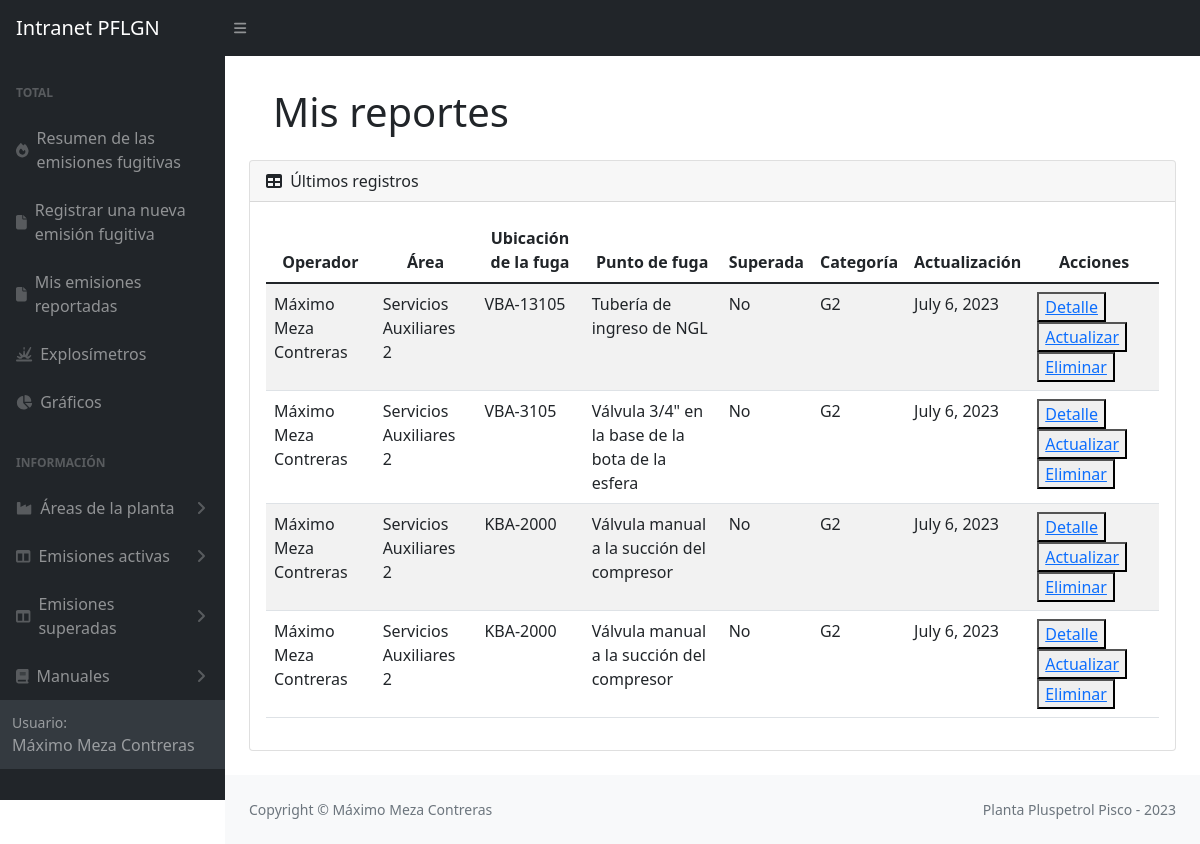
Before: /listaMisReportes/ (signed in) with the older database file.
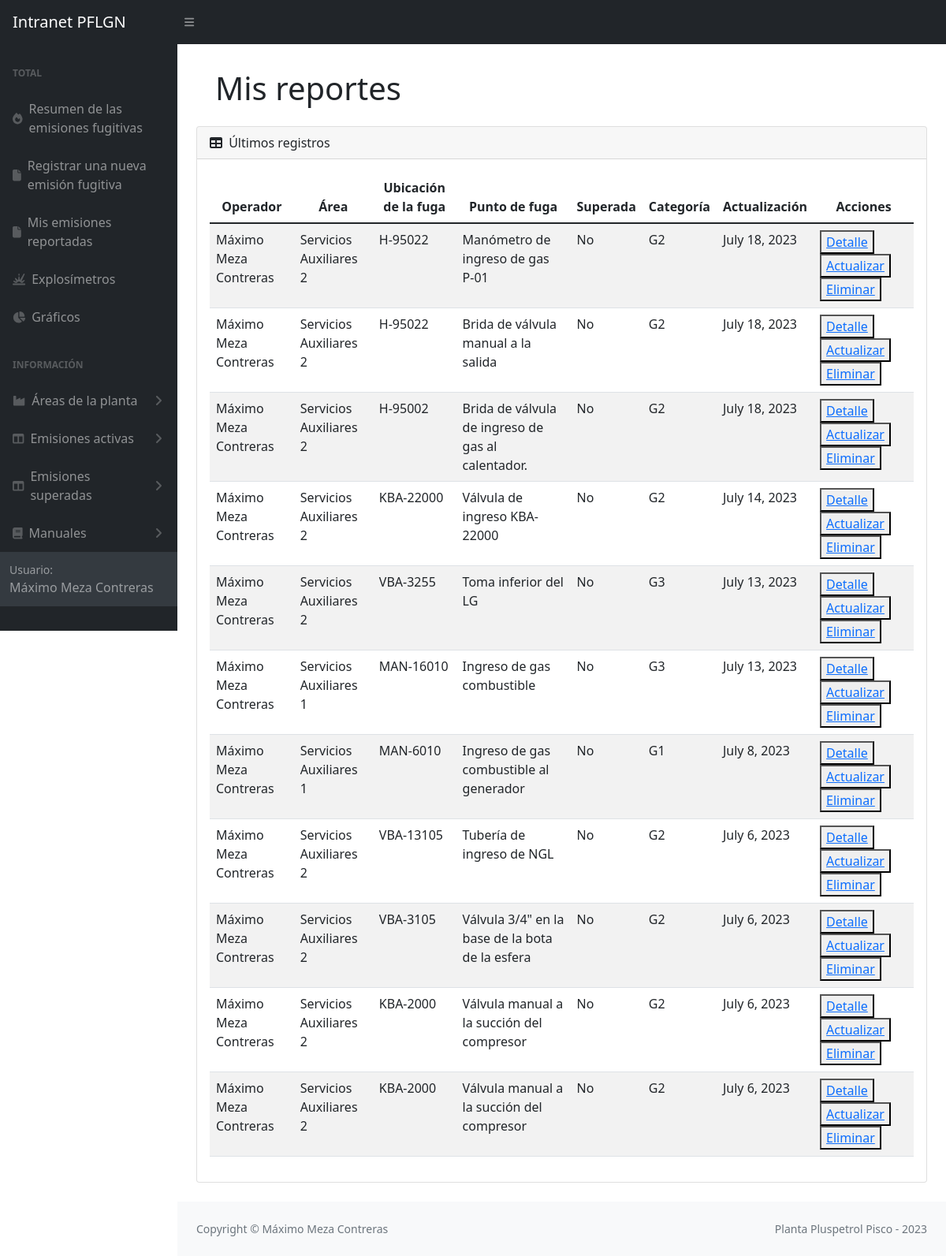
After: the same page with the newer database file.
### emisiones/models.py (models this page shows, shortened)
class Emision(models.Model):
    site = models.CharField(max_length=20, choices=SITE_CHOICES, default='Pisco')
    yacimiento = models.CharField(max_length=100, choices=YACIMIENTO_CHOICES, default='Pisco')
    area = models.CharField(max_length=100)
    sistema = models.CharField(max_length=100)
    ubicacion = models.TextField(max_length=200)
    fuga = models.TextField(max_length=300)
    fluido = models.CharField(max_length=100)
    sustancia = models.CharField(max_length=100)
    componente = models.CharField(max_length=100)
    instalacion = models.CharField(max_length=100)
    tamAccesorio = models.CharField(max_length=100)
    medicion = models.PositiveIntegerField()
    medicion15 = models.CharField(max_length=100)
    presion = models.CharField(max_length=100)
    ciclado = models.CharField(max_length=50)
    ignicion = models.CharField(max_length=50)
    localizacion = models.CharField(max_length=50)
    usuario = models.ForeignKey(User, on_delete=models.SET_NULL, null=True)
    fechaReporte = models.DateField()
    updated_at = models.DateTimeField(null=True)
    created_at = models.DateField(auto_now_add=True,null=True)
    emisionSuperada = models.BooleanField(default=False)
    FCF = models.PositiveSmallIntegerField(null=True)
    categoria = models.CharField(max_length=10, null=True)
    imagen = models.ImageField(upload_to='images_emisiones', null=True)

### emisiones/views.py (the view)
# urls.py: path('listaMisReportes/', views.userEmisiones, name='listaMisReportes'),
def userEmisiones(request):
    Emisiones = Emision.objects.filter(usuario=request.user).order_by('-updated_at')
    return render (request, 'userEmisiones.html',{'Emisiones' : Emisiones})

### emisiones/templates/userEmisiones.html (shortened to what this page needs)
{% extends 'partials/_barraLateralEmisiones.html' %}
{% block content %}
<div class="container mt-2">
    <main>
        <div class="container-fluid px-4">
            <h1 class="mt-4 mb-4">Mis reportes</h1>
        </div>
        <div class="card mb-4">
            <div class="card-header">
                <i class="fas fa-table me-1"></i>
                Últimos registros
            </div>
            <div class="card-body">
                <table class="table table-striped table-responsive" id="datatablesSimple">
                    <thead>
                        <tr>
                            <th>Operador</th>
                            <th>Área</th>
                            <th>Ubicación de la fuga</th>
                            <th>Punto de fuga</th>
                            <th>Superada</th>
                            <th>Categoría</th>
                            <th>Actualización</th>
                            <th>Acciones</th>
                        </tr>
                    </thead>
                    <tbody>
                        {% for Emision in Emisiones %}
                        <tr>
                            <td>{{Emision.usuario.first_name}} {{Emision.usuario.last_name}} </td>
                            <td>{{Emision.area}}</td>
                            <td>{{Emision.ubicacion}}</td>
                            <td>{{Emision.fuga}}</td>
                            {% if Emision.emisionSuperada %}
                                <td>Si</td>
                            {% else %}
                                <td>No</td>
                            {% endif %}
                            <td>{{Emision.categoria}}</td>
                            <td>{{Emision.created_at}}</td>
                            <td>
                                <button><a href="{% url 'detalleEmisiones' Emision.id %}">Detalle</a></button>
                                <button><a href="#">Actualizar</a></button>
                                <button><a href="#">Eliminar</a></button>
                            </td>
                        </tr>
                        {% endfor %}
                    </tbody>
                </table>
            </div>
        </div>
    </main>
{% endblock %}

Changed rows visible on the page:
added Emision: usuario.first_name "Máximo", usuario.last_name "Meza Contreras", area "Servicios Auxiliares 2", ubicacion "H-95022", fuga "Manómetro de ingreso de gas P-01", emisionSuperada "No", categoria "G2", created_at "July 18, 2023"
added Emision: usuario.first_name "Máximo", usuario.last_name "Meza Contreras", area "Servicios Auxiliares 2", ubicacion "H-95022", fuga "Brida de válvula manual a la salida", emisionSuperada "No", categoria "G2", created_at "July 18, 2023"
added Emision: usuario.first_name "Máximo", usuario.last_name "Meza Contreras", area "Servicios Auxiliares 2", ubicacion "H-95002", fuga "Brida de válvula de ingreso de gas al calentador.", emisionSuperada "No", categoria "G2", created_at "July 18, 2023"
added Emision: usuario.first_name "Máximo", usuario.last_name "Meza Contreras", area "Servicios Auxiliares 2", ubicacion "KBA-22000", fuga "Válvula de ingreso KBA-22000", emisionSuperada "No", categoria "G2", created_at "July 14, 2023"
added Emision: usuario.first_name "Máximo", usuario.last_name "Meza Contreras", area "Servicios Auxiliares 2", ubicacion "VBA-3255", fuga "Toma inferior del LG", emisionSuperada "No", categoria "G3", created_at "July 13, 2023"
added Emision: usuario.first_name "Máximo", usuario.last_name "Meza Contreras", area "Servicios Auxiliares 1", ubicacion "MAN-16010", fuga "Ingreso de gas combustible", emisionSuperada "No", categoria "G3", created_at "July 13, 2023"
added Emision: usuario.first_name "Máximo", usuario.last_name "Meza Contreras", area "Servicios Auxiliares 1", ubicacion "MAN-6010", fuga "Ingreso de gas combustible al generador", emisionSuperada "No", categoria "G1", created_at "July 8, 2023"
